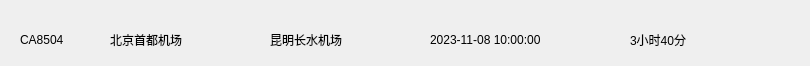
<?xml version="1.0" encoding="UTF-8"?>
<ui version="4.0">
 <class>FrmRecommendItem</class>
 <widget class="QWidget" name="FrmRecommendItem">
  <property name="geometry">
   <rect>
    <x>0</x>
    <y>0</y>
    <width>810</width>
    <height>66</height>
   </rect>
  </property>
  <property name="windowTitle">
   <string>Form</string>
  </property>
  <widget class="QLabel" name="label_9">
   <property name="geometry">
    <rect>
     <x>630</x>
     <y>30</y>
     <width>161</width>
     <height>20</height>
    </rect>
   </property>
   <property name="text">
    <string>3小时40分</string>
   </property>
  </widget>
  <widget class="QLabel" name="label_7">
   <property name="geometry">
    <rect>
     <x>270</x>
     <y>30</y>
     <width>151</width>
     <height>20</height>
    </rect>
   </property>
   <property name="text">
    <string>昆明长水机场</string>
   </property>
  </widget>
  <widget class="QLabel" name="label_5">
   <property name="geometry">
    <rect>
     <x>20</x>
     <y>30</y>
     <width>69</width>
     <height>20</height>
    </rect>
   </property>
   <property name="text">
    <string>CA8504</string>
   </property>
  </widget>
  <widget class="QLabel" name="label_6">
   <property name="geometry">
    <rect>
     <x>110</x>
     <y>30</y>
     <width>151</width>
     <height>20</height>
    </rect>
   </property>
   <property name="text">
    <string>北京首都机场</string>
   </property>
  </widget>
  <widget class="QLabel" name="label_8">
   <property name="geometry">
    <rect>
     <x>430</x>
     <y>30</y>
     <width>171</width>
     <height>20</height>
    </rect>
   </property>
   <property name="text">
    <string>2023-11-08 10:00:00</string>
   </property>
  </widget>
 </widget>
 <resources/>
 <connections/>
</ui>
